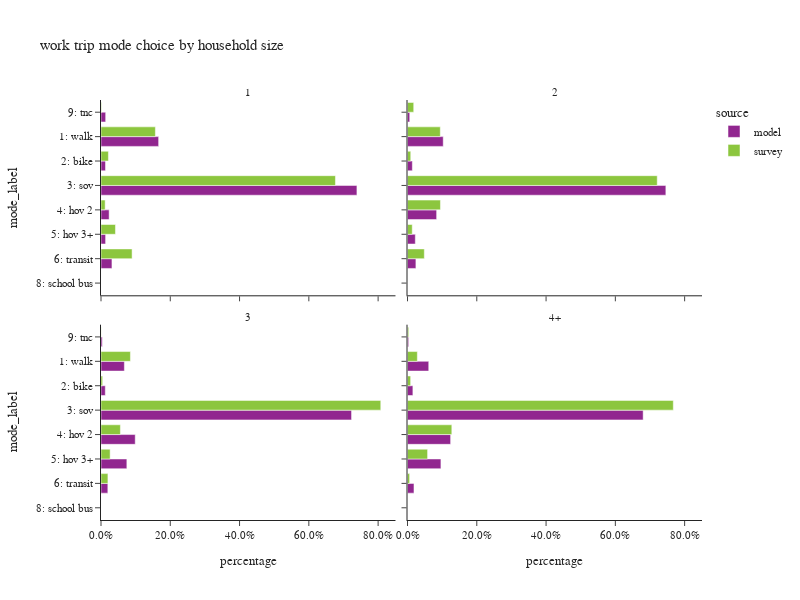

The notebook cell saved with this chart:
### Code cell
plot_mode_choice(wk_trip,"hhsize_4+",
                 {"hhsize_4+":["1","2","3","4+"],
                  "mode_label":["1: walk","2: bike","3: sov","4: hov 2","5: hov 3+","6: transit",
                                   "8: school bus","9: other–survey only"]},
                 "household size",2,600)

### Figure 1 — Plotly figure (JSON) as saved in the notebook; plotly's stock layout.template omitted (floating-point values rounded to 4 significant figures)
{"data": [{"alignmentgroup": "True", "customdata": [[46140], [3600], [204885], [6511], [3679], [8766], [3742]], "hovertemplate": "source=model<br>hhsize_4+=1<br>percentage=%{x}<br>mode_label=%{y}<br>sample count=%{customdata[0]}<extra></extra>", "legendgroup": "model", "marker": {"color": "#91268F", "pattern": {"shape": ""}}, "name": "model", "offsetgroup": "model", "orientation": "h", "showlegend": true, "textposition": "auto", "type": "bar", "x": [0.1664, 0.01298, 0.7388, 0.02348, 0.01327, 0.03161, 0.01349], "xaxis": "x3", "y": ["1: walk", "2: bike", "3: sov", "4: hov 2", "5: hov 3+", "6: transit", "9: tnc"], "yaxis": "y3"}, {"alignmentgroup": "True", "customdata": [[68984], [9305], [499056], [56273], [15062], [16205], [3], [4288]], "hovertemplate": "source=model<br>hhsize_4+=2<br>percentage=%{x}<br>mode_label=%{y}<br>sample count=%{customdata[0]}<extra></extra>", "legendgroup": "model", "marker": {"color": "#91268F", "pattern": {"shape": ""}}, "name": "model", "offsetgroup": "model", "orientation": "h", "showlegend": false, "textposition": "auto", "type": "bar", "x": [0.1031, 0.01391, 0.7458, 0.08409, 0.02251, 0.02422, 4.483e-06, 0.006408], "xaxis": "x4", "y": ["1: walk", "2: bike", "3: sov", "4: hov 2", "5: hov 3+", "6: transit", "8: school bus", "9: tnc"], "yaxis": "y4"}, {"alignmentgroup": "True", "customdata": [[27812], [5112], [298225], [40736], [30773], [8140], [1], [1509]], "hovertemplate": "source=model<br>hhsize_4+=3<br>percentage=%{x}<br>mode_label=%{y}<br>sample count=%{customdata[0]}<extra></extra>", "legendgroup": "model", "marker": {"color": "#91268F", "pattern": {"shape": ""}}, "name": "model", "offsetgroup": "model", "orientation": "h", "showlegend": false, "textposition": "auto", "type": "bar", "x": [0.06745, 0.0124, 0.7233, 0.0988, 0.07464, 0.01974, 2.425e-06, 0.00366], "xaxis": "x", "y": ["1: walk", "2: bike", "3: sov", "4: hov 2", "5: hov 3+", "6: transit", "8: school bus", "9: tnc"], "yaxis": "y"}, {"alignmentgroup": "True", "customdata": [[48621], [12327], [539659], [98735], [76505], [14828], [46], [2556]], "hovertemplate": "source=model<br>hhsize_4+=4+<br>percentage=%{x}<br>mode_label=%{y}<br>sample count=%{customdata[0]}<extra></extra>", "legendgroup": "model", "marker": {"color": "#91268F", "pattern": {"shape": ""}}, "name": "model", "offsetgroup": "model", "orientation": "h", "showlegend": false, "textposition": "auto", "type": "bar", "x": [0.06129, 0.01554, 0.6803, 0.1245, 0.09644, 0.01869, 5.799e-05, 0.003222], "xaxis": "x2", "y": ["1: walk", "2: bike", "3: sov", "4: hov 2", "5: hov 3+", "6: transit", "8: school bus", "9: tnc"], "yaxis": "y2"}, {"alignmentgroup": "True", "customdata": [[159], [41], [422], [11], [19], [99], [4]], "hovertemplate": "source=survey<br>hhsize_4+=1<br>percentage=%{x}<br>mode_label=%{y}<br>sample count=%{customdata[0]}<extra></extra>", "legendgroup": "survey", "marker": {"color": "#8CC63E", "pattern": {"shape": ""}}, "name": "survey", "offsetgroup": "survey", "orientation": "h", "showlegend": true, "textposition": "auto", "type": "bar", "x": [0.157, 0.02136, 0.6768, 0.01199, 0.04173, 0.08976, 0.001389], "xaxis": "x3", "y": ["1: walk", "2: bike", "3: sov", "4: hov 2", "5: hov 3+", "6: transit", "9: tnc"], "yaxis": "y3"}, {"alignmentgroup": "True", "customdata": [[140], [57], [592], [83], [19], [109], [7]], "hovertemplate": "source=survey<br>hhsize_4+=2<br>percentage=%{x}<br>mode_label=%{y}<br>sample count=%{customdata[0]}<extra></extra>", "legendgroup": "survey", "marker": {"color": "#8CC63E", "pattern": {"shape": ""}}, "name": "survey", "offsetgroup": "survey", "orientation": "h", "showlegend": false, "textposition": "auto", "type": "bar", "x": [0.09465, 0.009325, 0.7209, 0.09508, 0.01362, 0.04852, 0.01791], "xaxis": "x4", "y": ["1: walk", "2: bike", "3: sov", "4: hov 2", "5: hov 3+", "6: transit", "9: tnc"], "yaxis": "y4"}, {"alignmentgroup": "True", "customdata": [[33], [11], [270], [12], [9], [24], [1]], "hovertemplate": "source=survey<br>hhsize_4+=3<br>percentage=%{x}<br>mode_label=%{y}<br>sample count=%{customdata[0]}<extra></extra>", "legendgroup": "survey", "marker": {"color": "#8CC63E", "pattern": {"shape": ""}}, "name": "survey", "offsetgroup": "survey", "orientation": "h", "showlegend": false, "textposition": "auto", "type": "bar", "x": [0.08493, 0.004723, 0.8076, 0.05596, 0.02637, 0.01997, 0.0004131], "xaxis": "x", "y": ["1: walk", "2: bike", "3: sov", "4: hov 2", "5: hov 3+", "6: transit", "9: tnc"], "yaxis": "y"}, {"alignmentgroup": "True", "customdata": [[17], [14], [313], [30], [13], [16], [2]], "hovertemplate": "source=survey<br>hhsize_4+=4+<br>percentage=%{x}<br>mode_label=%{y}<br>sample count=%{customdata[0]}<extra></extra>", "legendgroup": "survey", "marker": {"color": "#8CC63E", "pattern": {"shape": ""}}, "name": "survey", "offsetgroup": "survey", "orientation": "h", "showlegend": false, "textposition": "auto", "type": "bar", "x": [0.02836, 0.00901, 0.7673, 0.1279, 0.05795, 0.006057, 0.003398], "xaxis": "x2", "y": ["1: walk", "2: bike", "3: sov", "4: hov 2", "5: hov 3+", "6: transit", "9: tnc"], "yaxis": "y2"}], "layout": {"annotations": [{"font": {}, "showarrow": false, "text": "3", "x": 0.245, "xanchor": "center", "xref": "paper", "y": 0.465, "yanchor": "bottom", "yref": "paper"}, {"font": {}, "showarrow": false, "text": "4+", "x": 0.755, "xanchor": "center", "xref": "paper", "y": 0.465, "yanchor": "bottom", "yref": "paper"}, {"font": {}, "showarrow": false, "text": "1", "x": 0.245, "xanchor": "center", "xref": "paper", "y": 1.0, "yanchor": "bottom", "yref": "paper"}, {"font": {}, "showarrow": false, "text": "2", "x": 0.755, "xanchor": "center", "xref": "paper", "y": 1.0, "yanchor": "bottom", "yref": "paper"}], "barmode": "group", "height": 600, "legend": {"title": {"text": "source"}, "tracegroupgap": 0}, "title": {"text": "work trip mode choice by household size"}, "width": 800, "xaxis": {"anchor": "y", "domain": [0.0, 0.49], "tickformat": ".1%", "title": {"text": "percentage"}}, "xaxis2": {"anchor": "y2", "domain": [0.51, 1.0], "matches": "x", "tickformat": ".1%", "title": {"text": "percentage"}}, "xaxis3": {"anchor": "y3", "domain": [0.0, 0.49], "matches": "x", "showticklabels": false, "tickformat": ".1%"}, "xaxis4": {"anchor": "y4", "domain": [0.51, 1.0], "matches": "x", "showticklabels": false, "tickformat": ".1%"}, "yaxis": {"anchor": "x", "categoryarray": ["9: other–survey only", "8: school bus", "6: transit", "5: hov 3+", "4: hov 2", "3: sov", "2: bike", "1: walk"], "categoryorder": "array", "domain": [0.0, 0.465], "title": {"text": "mode_label"}}, "yaxis2": {"anchor": "x2", "domain": [0.0, 0.465], "matches": "y", "showticklabels": false}, "yaxis3": {"anchor": "x3", "categoryarray": ["9: other–survey only", "8: school bus", "6: transit", "5: hov 3+", "4: hov 2", "3: sov", "2: bike", "1: walk"], "categoryorder": "array", "domain": [0.535, 1.0], "matches": "y", "title": {"text": "mode_label"}}, "yaxis4": {"anchor": "x4", "domain": [0.535, 1.0], "matches": "y", "showticklabels": false}}}
